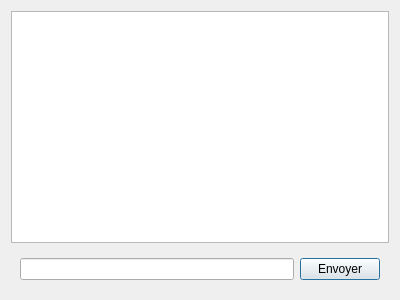
<?xml version="1.0" encoding="UTF-8"?>
<ui version="4.0">
 <class>dock_discussion</class>
 <widget class="QWidget" name="dock_discussion">
  <property name="geometry">
   <rect>
    <x>0</x>
    <y>0</y>
    <width>400</width>
    <height>300</height>
   </rect>
  </property>
  <property name="windowTitle">
   <string>Form</string>
  </property>
  <layout class="QVBoxLayout" name="verticalLayout">
   <item>
    <widget class="QTextEdit" name="historique">
     <property name="readOnly">
      <bool>true</bool>
     </property>
    </widget>
   </item>
   <item>
    <widget class="QWidget" name="widget" native="true">
     <layout class="QHBoxLayout" name="horizontalLayout">
      <item>
       <widget class="QLineEdit" name="champ_discussion"/>
      </item>
      <item>
       <widget class="QPushButton" name="bouton_envoyer">
        <property name="text">
         <string>Envoyer</string>
        </property>
        <property name="autoDefault">
         <bool>true</bool>
        </property>
        <property name="default">
         <bool>true</bool>
        </property>
       </widget>
      </item>
     </layout>
    </widget>
   </item>
  </layout>
 </widget>
 <resources/>
 <connections/>
</ui>
